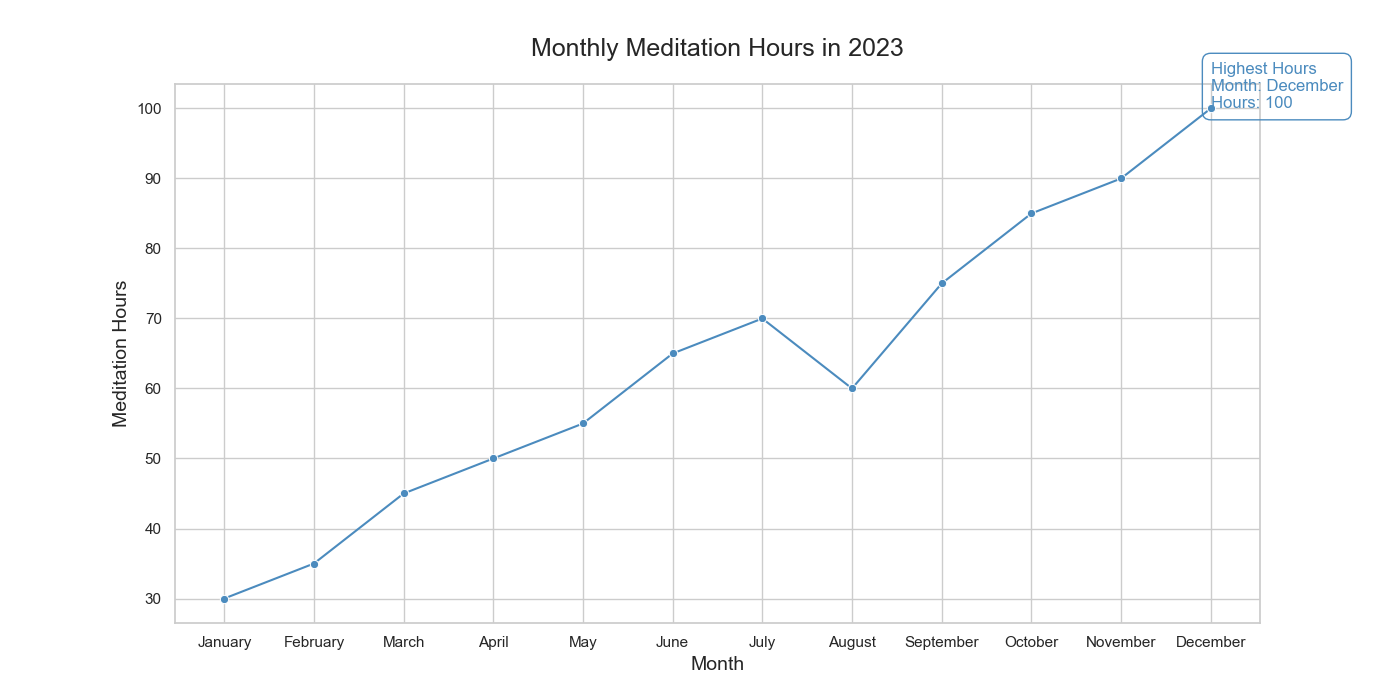

Write the Python code that produced this figure.

import pandas as pd
import seaborn as sns
import matplotlib.pyplot as plt

# Data
data = {
    'Month': ['January', 'February', 'March', 'April', 'May', 'June', 'July', 
              'August', 'September', 'October', 'November', 'December'],
    'Meditation Hours': [30, 35, 45, 50, 55, 65, 70, 
                         60, 75, 85, 90, 100]
}

# Create a DataFrame
df = pd.DataFrame(data)

# Convert 'Month' to categorical type with order
df['Month'] = pd.Categorical(df['Month'], categories=data['Month'], ordered=True)

# Line chart
plt.figure(figsize=(14, 7))
sns.lineplot(x='Month', y='Meditation Hours', data=df, color="#4b8bbe", marker='o')

# Add annotation for the highest data point
max_value = df['Meditation Hours'].max()
max_month = df[df['Meditation Hours'] == max_value]['Month'].values[0]
plt.text(x = max_month, y = max_value,
         s = 'Highest Hours\nMonth: {}\nHours: {}'.format(max_month, max_value),
         fontdict = dict(color='#4b8bbe', size=12),
         bbox=dict(facecolor='none', edgecolor='#4b8bbe', boxstyle='round,pad=0.5'))

# Set chart title and labels
plt.title('Monthly Meditation Hours in 2023', fontsize=18, pad=20)
plt.xlabel('Month', fontsize=14)
plt.ylabel('Meditation Hours', fontsize=14)

# Show the plot
plt.show()
